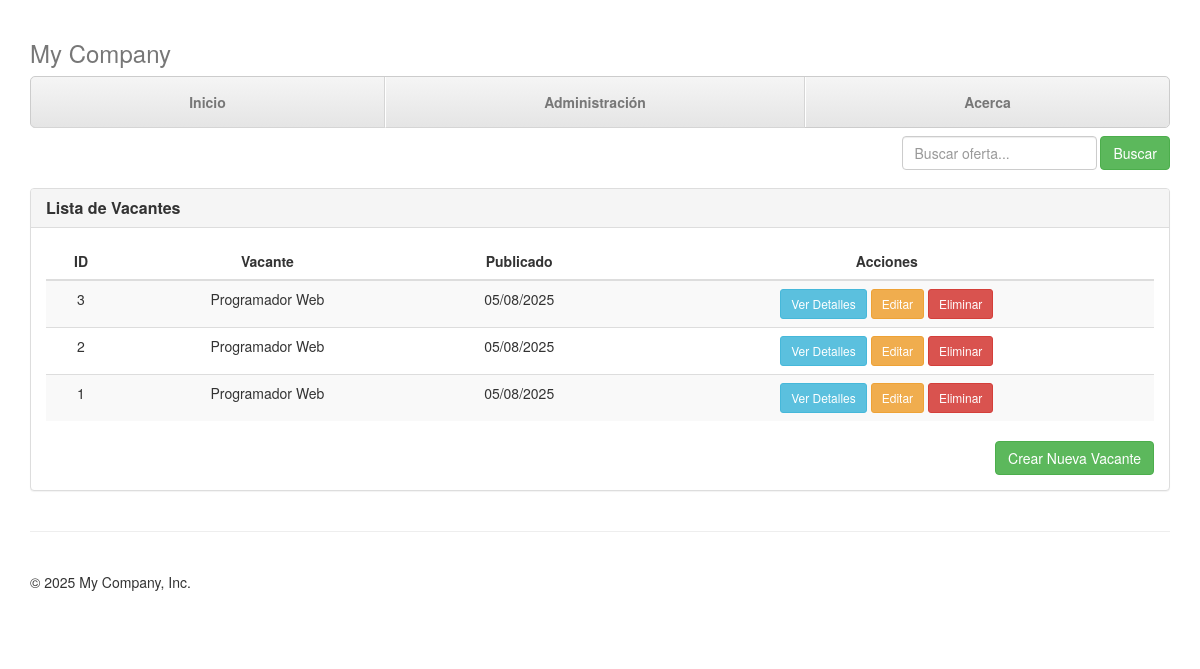
Page /vacantes (signed in) on the earlier database version.
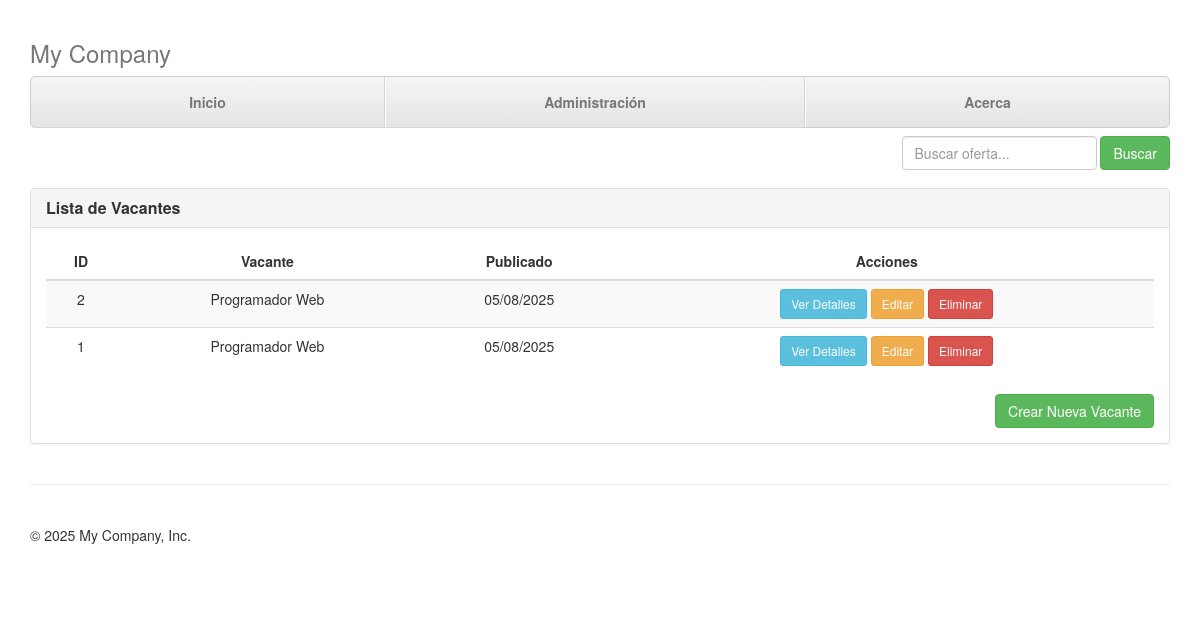
Same page on the later database version.
### models.py (models this page shows, shortened)
class Vacante(db.Model):
    __tablename__ = 'vacantes'
    id = db.Column(db.Integer, primary_key=True)
    nombre = db.Column(db.String(100), nullable=False)
    descripcion = db.Column(db.Text, nullable=False)
    detalle = db.Column(db.Text)
    fecha_publicacion = db.Column(db.DateTime, nullable=False, default=datetime.now)
    usuario_id = db.Column(db.Integer, db.ForeignKey('usuarios.id'), nullable=False)

### app.py (the view)
@app.route('/vacantes')
def vacantes():
    if 'user_id' not in session:
        flash('Debes iniciar sesión para acceder a esta página', 'warning')
        return redirect(url_for('login'))
    todas_vacantes = Vacante.query.order_by(Vacante.fecha_publicacion.desc()).all()
    return render_template('vacantes.html', vacantes=todas_vacantes, datetime=datetime, mensaje=None)

### templates/vacantes.html (shortened to what this page needs)
{% extends "base.html" %}
{% block content %}
  <div class="masthead">
    <h3 class="text-muted">My Company</h3>
    <nav>
      <ul class="nav nav-justified">
        <li><a href="{{ url_for('index') }}">Inicio</a></li>
        <li><a href="{{ url_for('admin') if 'user_id' in session else url_for('login') }}">Administración</a></li>
        <li><a href="{{ url_for('acerca') }}">Acerca</a></li>
      </ul>
    </nav>
  </div>
  <form method="get" action="{{ url_for('buscar') }}" class="navbar-form navbar-right">
    <div class="form-group">
      <input type="text" name="query" required placeholder="Buscar oferta..." class="form-control"
             value="{{ busqueda if busqueda else '' }}">
    </div>
    <button type="submit" class="btn btn-success">Buscar</button>
  </form>
  <br><br><br>
  <div class="panel panel-default">
    <div class="panel-heading">
      <h3 class="panel-title"><b>Lista de Vacantes</b></h3>
    </div>
    <div class="panel-body">
      {% if vacantes %}
        <table class="table table-striped">
          <thead>
            <tr>
              <th class="text-center">ID</th>
              <th class="text-center">Vacante</th>
              <th class="text-center">Publicado</th>
              <th class="text-center">Acciones</th>
            </tr>
          </thead>
          <tbody>
            {% for vacante in vacantes %}
              <tr>
                <td class="text-center">{{ vacante.id }}</td>
                <td class="text-center">{{ vacante.nombre }}</td>
                <td class="text-center">{{ vacante.fecha_publicacion.strftime('%d/%m/%Y') }}</td>
                <td class="text-center">
                  <a class="btn btn-info btn-sm" href="{{ url_for('detalle_vacante', id=vacante.id) }}" role="button">Ver Detalles</a>
                  {% if 'user_id' in session and session['user_id'] == vacante.usuario_id %}
                    <a class="btn btn-warning btn-sm" href="{{ url_for('nueva_vacante') }}?edit={{ vacante.id }}" role="button">Editar</a>
                    <a class="btn btn-danger btn-sm" href="{{ url_for('eliminar_vacante', id=vacante.id) }}" role="button" onclick="return confirm('¿Estás seguro de eliminar esta vacante?')">Eliminar</a>
                  {% endif %}
                </td>
              </tr>
            {% endfor %}
          </tbody>
        </table>
      {% endif %}
      {% if 'user_id' in session %}
        <div class="text-right">
          <a href="{{ url_for('nueva_vacante') }}" class="btn btn-success">Crear Nueva Vacante</a>
        </div>
      {% endif %}
    </div>
  </div>
{% endblock %}

Differences in the rows shown:
removed Vacante: id "3", nombre "Programador Web", fecha_publicacion "05/08/2025"
